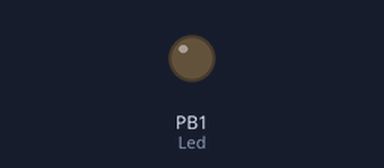
The sketch below on a simulated ATtiny85, built with avr-gcc and run on an emulated ATtiny85. Parts: output pins drawn as LEDs (lit = HIGH).

Above: at 0.15 s.
At 39.12 s:
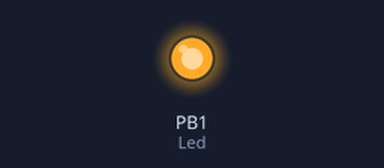
Timing chart, 0 to 40.0 s (numbered marks = the images above):
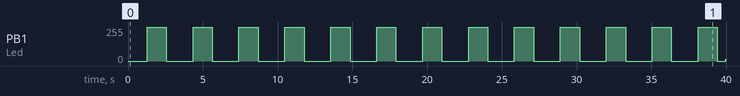

Measured:
- by itself, PB1 (Led): 0/255 → 255/255 at 1.3 s, → 0/255 1.3 s later, → 255/255 1.8 s later, → 0/255 1.3 s later, … (27 changes in this stretch)

The sketch:

O85_PWM.ino
```cpp
/**********************************************************************************/
/*    Demo Program for:          						  */
/*	  Board: Olimexino-85                 					  */
/*    Manufacture: OLIMEX                                                   	  */
/*	  COPYRIGHT (C) 2013							  */
/*    Designed by: Engineer Penko T. Bozhkov                                      */
/*    Revision       :  1.0.0 (initial)                                           */
/*    Date           :  31.10.2013                                                */
/*   Built with Arduino C/C++ Compiler, version: 1.0.4                            */
/**********************************************************************************/
/*
  Action:
  =======
  Pulses Olimexino-85's STAT led, i.e. pin #1. The PWM signal is with frequency approximately 250Hz
  Note:
  Other optons is only the pin: #0. Pin #2 has no PWM out function,
  while #3 and #4 are used by the USB and are not recommended to be used for PWM generation when USB is present!
  See: http://learn.adafruit.com/introducing-trinket/programming-with-arduino-ide

  To upload to your Olimexino-85:
  1) Select the proper board from the Tools->Board Menu->Digispark 8mhz - NO USB(Tiny Core)
  2) Select Digispark from the Tools->Programmer
  3) Press the Upload button
  4) When you see the message: "Plug in device now... (will timeout in 60 seconds)", Plug in the Olimexino-85
*/

#define  Delay_time_ms    5
#define  Led              1  // Select the pin where the led is attached. Options: from 0 to 4

// The setup routine is executed once when you power-on the board or press the RST button later
void setup() {

  pinMode(Led, OUTPUT);    // initialize the digital pin as an output.
  digitalWrite(Led, LOW);  // Set it in Low state

}

// The loop routine runs over and over again until power-off the board or interrupt occure:
void loop() {

  for (int i=0; i<256; i++) {
    analogWrite(Led, i);  // PWM the LED from 0 to 255 (max)
    delay(Delay_time_ms);
  }
  for (int i=255; i>=0; i--) {
    analogWrite(Led, i);  // PWM the LED from 255 (max) to 0
    delay(Delay_time_ms);
  }
  delay(500);

}
```
